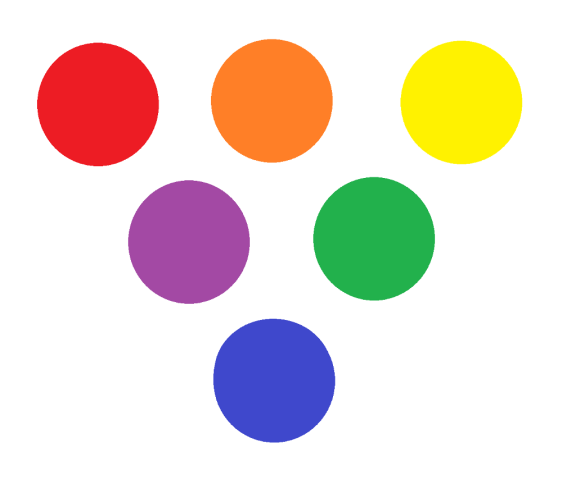
#> input picture 2021.08.29 라즈베리 파이, opencv, tensorflow/02. 강의/01 picamera_opencv/images/circles.png, 576 x 493 px
$ python 01.image_red.py
#> lines starting #> are read from the running program, lines starting #| are printed output that depends on the picture; after the words box and inside, x2 and y2 are one past the last pixel; in counts of white or black regions, pixels touching at a corner belong together
import cv2
import numpy as np


img = cv2.imread("../images/circles.png")
#> img is the input picture: shape (493, 576, 3); mean B, G, R 213, 221.2, 233.2
img_hsv = cv2.cvtColor(img, cv2.COLOR_BGR2HSV)
#> img_hsv: shape (493, 576, 3); mean H, S, V 23.7, 50.6, 245.1

# red circle
# blue, green, red => (36, 28, 237)
red = np.uint8([[[36, 28, 237]]])
red_hsv = cv2.cvtColor(red, cv2.COLOR_BGR2HSV)
red_hue = red_hsv[0][0][0]

# red
red_low = np.array([(red_hue - 10), 100, 100], dtype=np.uint8)
red_high = np.array([(red_hue + 10), 255, 255], dtype=np.uint8)
mask = cv2.inRange(img_hsv, red_low, red_high)
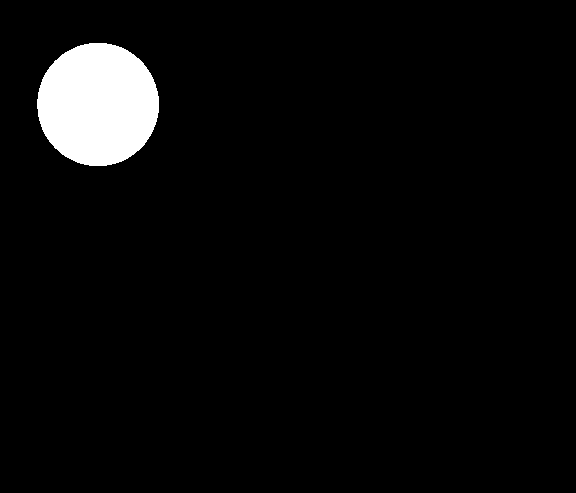
#> mask: shape (493, 576); 4.2% white; 1 white region, box (x1, y1, x2, y2) and area: (37, 43, 159, 166) 11797

cv2.imshow('img', img)
cv2.imshow('mask', mask)
cv2.waitKey(0)
cv2.destroyAllWindows()
